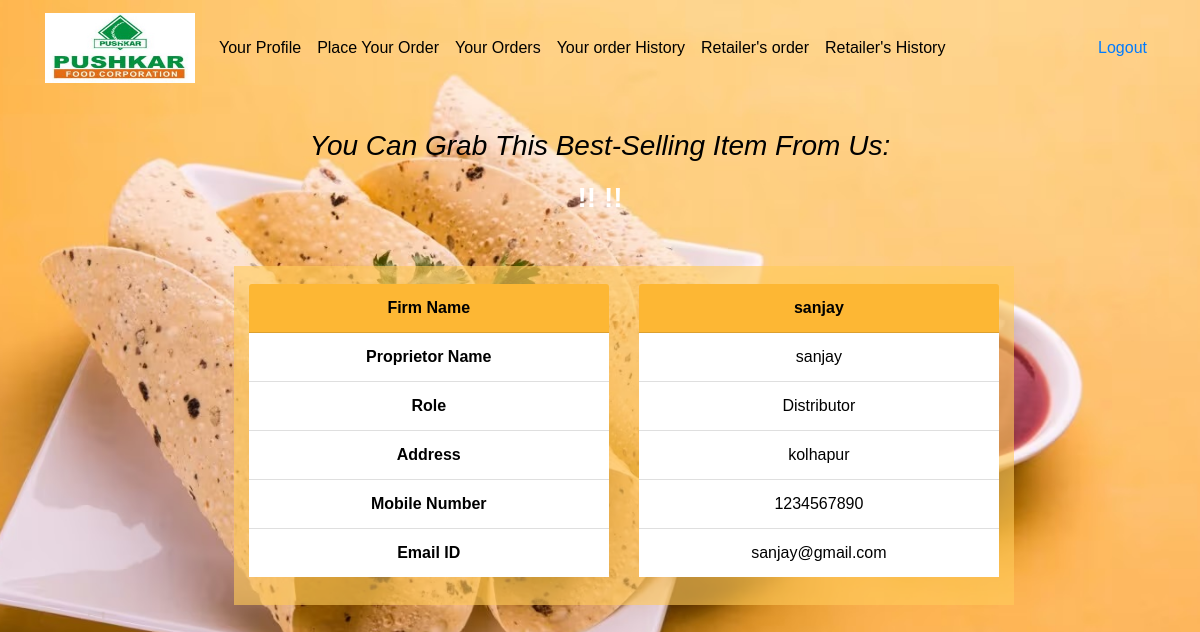
Page /your_profile/ (signed in) on the committed database.
### todo/models.py (models this page shows, shortened)
class User_info(models.Model):
    user = models.ForeignKey(User,on_delete=models.CASCADE,related_name='user_name')
    assigned_distributor = models.ForeignKey(User,on_delete=models.CASCADE,related_name='user_dependency')
    Proprietor_name = models.CharField(max_length=40)
    Mobile_Number = models.CharField(max_length=40)
    Email_ID = models.CharField(max_length=40)
    Address = models.CharField(max_length=40)
    role = models.CharField(max_length=40)
    verified= models.BooleanField(default=False)

### todo/views.py (the view)
# urls.py: path('your_profile/', views.your_profile, name='your_profile'),
@login_required
def your_profile(request):
    import numpy as np
    from sklearn.linear_model import LogisticRegression
    user_info = User_info.objects.all().filter(user_id = request.user.id)
    y = [
        'Spl_Urad(100g)','Spl_Urad(200g)','Spl_Urad(1kg)',
        'Plain_Urad(100g)','Plain_Urad(200g)','Plain_Urad(1kg)',
        'Urad_Moong(100g)','Urad_Moong(200g)','Urad_Moong(1kg)',
        'Garlic_Green_Chilli(100g)','Garlic_Green_Chilli(200g)','Garlic_Green_Chilli(1kg)',
        'Spl_Green_Chilli(100g)','Spl_Green_Chilli(200g)','Spl_Green_Chilli(1kg)',
        'Spl_Garlic(100g)','Spl_Garlic(200g)','Spl_Garlic(1kg)',
        'Red_Chilli(100g)','Red_Chilli(200g)','Red_Chilli(1kg)',
        'Jeera(100g)','Jeera(200g)','Jeera(1kg)',
        'Spl_Panjabi(100g)','Spl_Panjabi(200g)','Spl_Panjabi(1kg)',
        'Chana_Mix(100g)','Chana_Mix(200g)','Chana_Mix(1kg)',
        'Whole_Moong(100g)','Whole_Moong(200g)','Whole_Moong(1kg)',
        'Jain(100g)','Jain(200g)','Jain(1kg)',
        'Coin(1kg)',
        ]
    x = [0,1,2,3,4,5,6,7,8,9,10,11,12,13,14,15,16,17,18,19,20,21,22,23,24,25,26,27,28,29,30,31,32,33,34,35,36]
    X11 = np.array(x).reshape(-1,1)
    y11 = np.array(y).reshape(-1,1) # (ideal, actual)
    regsr=LogisticRegression()
    regsr.fit(X11,y11)
    to_predict_x= [len(user_info)]
    to_predict_x= np.array(to_predict_x).reshape(-1,1)
    predicted_y = regsr.predict(to_predict_x)[0]
    print(predicted_y)
    return render(request, 'todo/your_profile.html',{'user_info':user_info,'predicted_y':predicted_y})

### todo/templates/todo/your_profile.html (shortened to what this page needs)
{% extends "todo/base.html" %}
{% block content %}
<head>
</head>
    <div style="padding: 3%; text-align: center; ">
        <h3><i> You Can Grab This Best-Selling Item From Us: </i></h3>
        <div class="blink-bg"><h3><b>!!  {{predicted_y}}  !!</b></h3></div>
    </div>
    <div class="row" style="text-align: center; margin-left: 17%;">
    <div class="col-sm-5" style="background-color: rgba(255, 203, 90, 0.623);padding-bottom:3%;" >
        <div class="card-header" style="background-color: rgb(253, 183, 52);margin-top: 5%;" >
           <b> Firm Name </b>
          </div>
          <ul class="list-group list-group-flush">
            {% for ui in user_info %}
            <li class="list-group-item"><b>Proprietor Name</b></li>
            <li class="list-group-item"><b>Role</b></li>
            <li class="list-group-item"><b>Address</b></li>
            <li class="list-group-item"><b>Mobile Number</b></li>
            <li class="list-group-item"><b>Email ID</b></li>
            {% endfor %}
          </ul>
    </div>
    <div class="col-sm-5" style="background-color: rgba(255, 203, 90, 0.623);padding-bottom:3%;" >
        <div class="card-header" style="background-color: rgb(253, 183, 52);margin-top: 5%;">
          <b>  {{user.username}} </b>
          </div>
          <ul class="list-group list-group-flush">
            {% for ui in user_info %}
            <li class="list-group-item">{{ui.Proprietor_name}}</li>
            <li class="list-group-item">{{ui.role}}</li>
            <li class="list-group-item">{{ui.Address}}</li>
            <li class="list-group-item">{{ui.Mobile_Number}}</li>
            <li class="list-group-item">{{ui.Email_ID}}</li>
            {% endfor %}
          </ul>
    </div>
    </div>
{% endblock %}

### todo/static/todo/style.css (style rules this page uses)
body { background: url("BG2.jpg") no-repeat center center fixed; -webkit-background-size: cover; -moz-background-size: cover; -o-background-size: cover; background-size: cover; font-size: 1em !important; color: #000 !important; font-family: Arial !important; }

### todo/templates/todo/your_profile.html (style rules this page uses)
.blink-bg { color: #fff; padding: 10px; display: inline-block; border-radius: 5px; animation: blinkingBackground 4s infinite; }

### rows in the picture
User_info: Proprietor_name "sanjay", role "Distributor", Address "kolhapur", Mobile_Number "1234567890", Email_ID "sanjay@gmail.com"

### other values in the picture
{{ user.username }} "sanjay"
